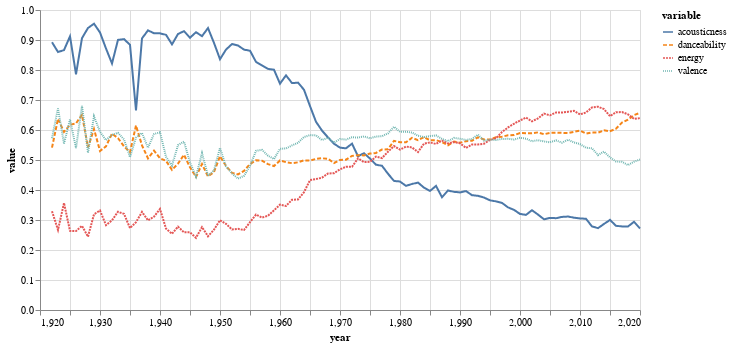

The notebook cell saved with this chart:
### Code cell
x =df.groupby("year")["acousticness","danceability","energy","valence"].mean().reset_index()
x = x[(x["year"] >= 1920) & (x["year"] <= 2020)]
x = pd.melt(x,id_vars=["year"])

alt.Chart(x).mark_line().encode(
    x='year',
    y='value',
    color='variable',
    strokeDash='variable',
).properties(width = 600)

### Figure 1 — Vega-Lite specification as saved in the notebook (floating-point values rounded to 4 significant figures; data arrays with more than 128 entries replaced by an {"elided": "..."} marker saying what was removed)
{"config": {"view": {"continuousWidth": 400, "continuousHeight": 300}}, "data": {"name": "data-3fabb7d4d6d9b06615e875dcf161de73"}, "mark": "line", "encoding": {"color": {"field": "variable", "type": "nominal"}, "strokeDash": {"field": "variable", "type": "nominal"}, "x": {"field": "year", "type": "quantitative"}, "y": {"field": "value", "type": "quantitative"}}, "width": 600, "$schema": "https://vega.github.io/schema/vega-lite/v4.17.0.json", "datasets": {"data-3fabb7d4d6d9b06615e875dcf161de73": {"elided": "396 records"}}}
